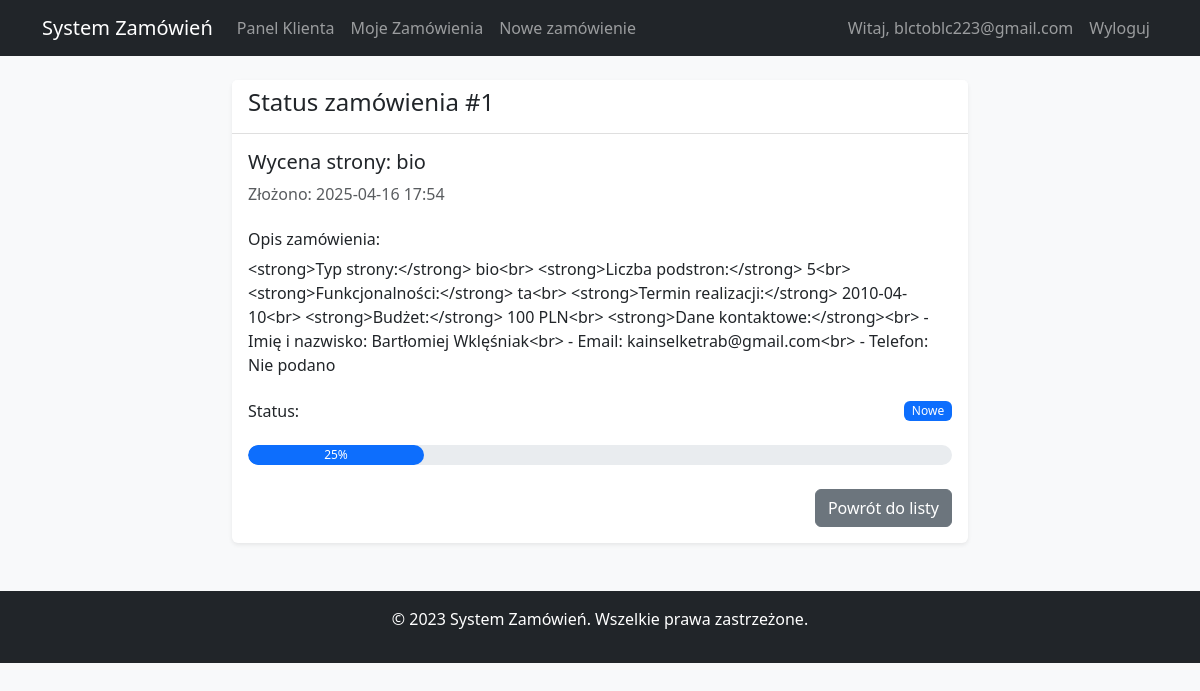
/user/order/1 (signed in), run on the app's committed database.
### app.py (models this page shows)
class Order(db.Model):
    id = db.Column(db.Integer, primary_key=True)
    title = db.Column(db.String(100), nullable=False)
    description = db.Column(db.Text, nullable=False)
    status = db.Column(db.String(20), default='Nowe')
    admin_comment = db.Column(db.Text)
    created_at = db.Column(db.DateTime, default=datetime.utcnow)
    updated_at = db.Column(db.DateTime, onupdate=datetime.utcnow)
    user_id = db.Column(db.Integer, db.ForeignKey('user.id'), nullable=False)

### app.py (the view)
@app.route('/user/order/<int:order_id>')
@login_required
def order_status(order_id):
    order = Order.query.filter_by(id=order_id, user_id=session['user_id']).first_or_404()
    return render_template('user/order_status.html', order=order)

### app.py (called while the page is built)
def login_required(f):
    @wraps(f)
    def decorated_function(*args, **kwargs):
        if 'user_id' not in session:
            return redirect(url_for('login'))
        return f(*args, **kwargs)
    return decorated_function

### templates/user/order_status.html (shortened to what this page needs)
{% extends "base.html" %}
{% block content %}
<div class="row justify-content-center">
    <div class="col-md-8">
        <div class="card">
            <div class="card-header">
                <h4>Status zamówienia #{{ order.id }}</h4>
            </div>
            <div class="card-body">
                <div class="mb-4">
                    <h5>{{ order.title }}</h5>
                    <p class="text-muted">Złożono: {{ order.created_at.strftime('%Y-%m-%d %H:%M') }}</p>
                </div>
                <div class="mb-4">
                    <h6>Opis zamówienia:</h6>
                    <p>{{ order.description }}</p>
                </div>
                <div class="mb-4">
                    <div class="d-flex justify-content-between align-items-center mb-2">
                        <h6 class="mb-0">Status:</h6>
                        <span class="badge bg-{{ 'primary' if order.status == 'Nowe' else 'warning' if order.status == 'W trakcie' else 'success' }}">
                            {{ order.status }}
                        </span>
                    </div>
                </div>
                <div class="progress mb-4" style="height: 20px;">
                    {% if order.status == 'Nowe' %}
                        <div class="progress-bar" role="progressbar" style="width: 25%;" aria-valuenow="25" aria-valuemin="0" aria-valuemax="100">25%</div>
                    {% elif order.status == 'W trakcie' %}
                        <div class="progress-bar" role="progressbar" style="width: 60%;" aria-valuenow="60" aria-valuemin="0" aria-valuemax="100">60%</div>
                    {% else %}
                        <div class="progress-bar" role="progressbar" style="width: 100%;" aria-valuenow="100" aria-valuemin="0" aria-valuemax="100">100%</div>
                    {% endif %}
                </div>
                <div class="d-grid gap-2 d-md-flex justify-content-md-end">
                    <a href="{{ url_for('user_orders') }}" class="btn btn-secondary">Powrót do listy</a>
                </div>
            </div>
        </div>
    </div>
</div>
{% endblock %}

### static/css/style.css (style rules this page uses)
body { background-color: #f8f9fa; min-height: 100vh; display: flex; flex-direction: column; }
.card { box-shadow: 0 0.125rem 0.25rem rgba(0, 0, 0, 0.075); border: none; }
.card-header { background-color: #fff; border-bottom: 1px solid rgba(0, 0, 0, 0.125); }
.progress { border-radius: 10px; }
.progress-bar { border-radius: 10px; }
.badge { font-weight: 500; }
.fade-in { animation: fadeIn 0.3s ease-in; }

### data on the page
Order: id "1", title "Wycena strony: bio", created_at "2025-04-16 17:54", description "<strong>Typ strony:</strong> bio<br> <strong>Liczba podstron:</strong> 5<br> <strong>Funkcjonalności:</strong> ta<br> <strong>Termin realizacji:</strong> 2010-04-10<br> <strong>Budżet:</strong> 100 PLN<br> <strong>Dane kontaktowe:</strong><br> - Imię i nazwisko: Bartłomiej Wklęśniak<br> - Email: kainselketrab@gmail.com<br> - Telefon: Nie podano", status "Nowe"

### other printed values
{{ session['email'] }} "blctoblc223@gmail.com"
